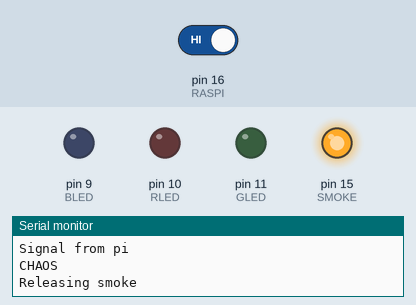
The sketch below on a simulated Arduino Uno, built with avr-gcc and run on an emulated ATmega328P. On the bench: output pins drawn as LEDs (lit = HIGH), the last lines printed to the serial monitor. The test bench sets the inputs (shaded band); at power-on: pin 16 (RASPI) HIGH. Random numbers use the default seed unless the sketch sets one.

Above: at 0.8 s.
At 13.9 s:
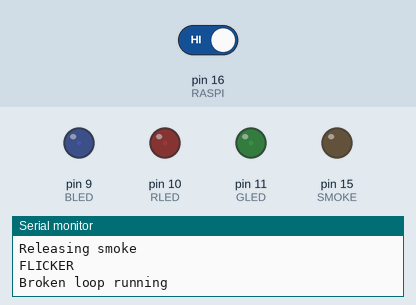
14.0 s: pin 16 (RASPI) driven HIGH
At 19.9 s:
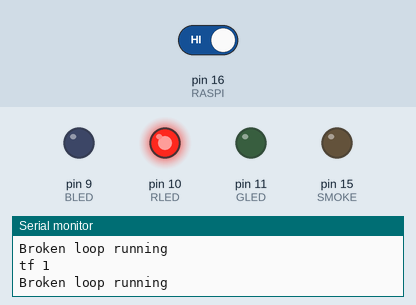
Timing chart, 0 to 52.2 s (numbered marks = the images above; inputs shaded):
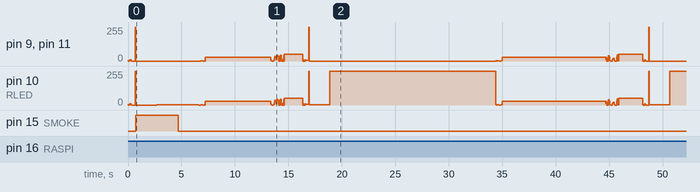

The sketch:

smoke-light-controller.ino
```cpp
#define RLED 10
#define GLED 11
#define BLED 9

#define SMOKE 15
#define RASPI 16

enum States {INTRO, CHAOS, FLICKER, STABLE};
States state = INTRO;

int red[1] = {RLED};
int pins[3] = {RLED, GLED, BLED};
unsigned long brokenTime;
int timeFactor;
int piStatus;
unsigned long flickerHighFrequencyMillis = 180000;
unsigned long flickerLowFrequencyMillis = 900000;

void analogWritePins(int pins[3], int intensity) {
    for (int i = 0; i < 3; i++) {
        analogWrite(pins[i], intensity);
    }
}


void allOff() {
    digitalWrite(RLED, 0);
    digitalWrite(GLED, 0);
    digitalWrite(BLED, 0);
}

void toMax(int pin, int initial, int final, int step_us) {
    int intensity = initial;
    for (intensity; intensity < final; intensity++) {
        analogWrite(pin, intensity);
        delayMicroseconds(step_us);
    }
}

void toMax(int pins[3], int initial, int final, int step_us) {
    int intensity = initial;
    for (intensity; intensity < final; intensity++) {
        analogWritePins(pins, intensity);
        delayMicroseconds(step_us);
    }
}

void flicker(int pins[3], int maxIntensity,int cycles, int randRange) {
    for (int cycle = 0; cycle < cycles; cycle++)
    {
        int intensity = random(maxIntensity);
        if (intensity % 2) {
            analogWritePins(pins, intensity);
        }
        else {
            allOff();
        }
        delay(random(randRange));
    }
}

void flickerLoop(int factor) {
    Serial.println("Broken loop running");
    analogWrite(RLED, 1);
    delay(1000);
    toMax(RLED, 1, 255, 20000);
    delay((random(15000) + 5000) * factor);

    flicker(pins, 2, 15, 80);
    analogWritePins(pins, 30);
    delay(random(5000) + 5000);

    flicker(pins, 50, 25, 100);
    analogWritePins(pins, 50);
    delay(random(2000) + 1000);


    flicker(pins, 10, 20, 30);
    toMax(pins, 0, 255, 1000);
    delay(50);
    allOff();
}

void releaseSmoke(int ms) {
    digitalWrite(SMOKE, HIGH);
    delay(ms);
    digitalWrite(SMOKE, LOW);
}

void resetCheck() {
    if (!digitalRead(RASPI)){
        state = INTRO;
        Serial.println("reset");
    }
}

void setup() {
    pinMode(RLED, OUTPUT);
    pinMode(GLED, OUTPUT);
    pinMode(BLED, OUTPUT);
    pinMode(SMOKE, OUTPUT);
    pinMode(RASPI, INPUT);
    digitalWrite(SMOKE, LOW);
    Serial.begin(115200);
}

void loop() {
    switch(state) {
        case INTRO:
            analogWritePins(pins, 255);
            piStatus = digitalRead(RASPI);
            if (piStatus) {
                Serial.println("Signal from pi");
                brokenTime = millis();
                state = CHAOS;
                Serial.println("CHAOS");
            }
            break;
        case CHAOS:
            flicker(pins, 10, 30, 30);
            toMax(pins, 0, 255, 1000);
            delay(50);
            allOff();
            Serial.println("Releasing smoke");
            releaseSmoke(2000);
            analogWrite(RLED, 1);
            releaseSmoke(2000);
            state = FLICKER;
            Serial.println("FLICKER");
            break;
        case FLICKER:
            flickerLoop(timeFactor);
            if ((millis() - brokenTime) < flickerHighFrequencyMillis) {
                timeFactor = 1;
                Serial.println("tf 1");
            }
            else if ((millis() - brokenTime) < flickerLowFrequencyMillis) {
                timeFactor = 3;
                Serial.println("tf 3");
            }
            else {
                state = STABLE;
                Serial.println("STABLE");
            }
            resetCheck();
            break;
        case STABLE:
            analogWritePins(pins, 50);
            resetCheck();
            delay(1000);
    }
}
```
